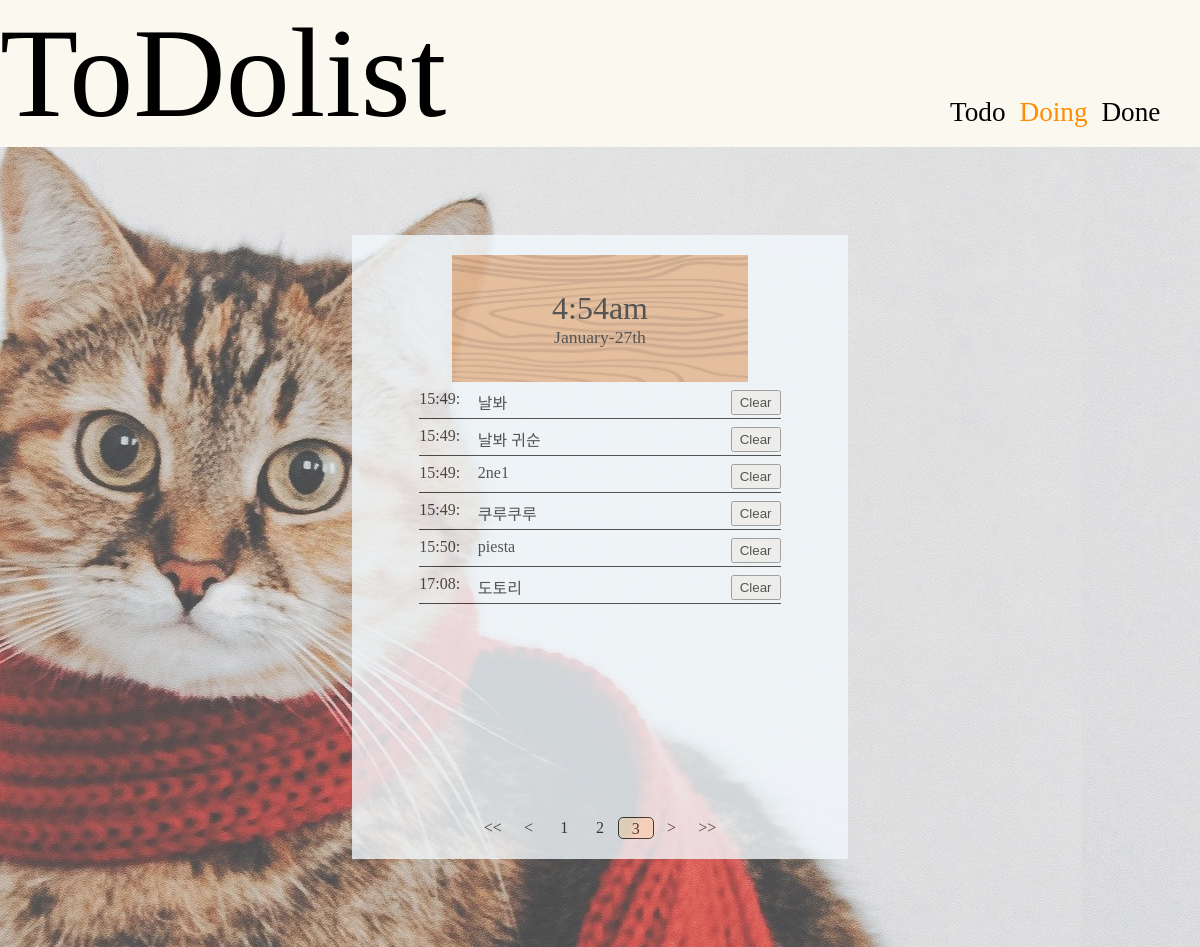
The app's page /doing?page=3 with its own data.
### tables this page shows
CREATE TABLE "list" (
	"id"	INTEGER NOT NULL,
	"title"	TEXT,
	"time"	TEXT,
	"date"	TEXT,
	"done"	INTEGER NOT NULL DEFAULT 0,
	PRIMARY KEY("id" AUTOINCREMENT)
);

### __init__.py (the view)
@app.route("/doing")
def doing():
  page =request.args.get('page',type=int, default=1)
  conn = sqlite3.connect("./static/db/todolistdb.db")
  perpage = 10
  page_indexing=3
  total=""
  with conn:
    cursor = conn.cursor()
    sql= "select count(id) from list where done =0"
    cursor.execute(sql)
    total =cursor.fetchone()
    data=(perpage,(page-1)*perpage)
    sql = "select * from list where done =0 limit ? offset ?"
    result = cursor.execute(sql,data)
  total = list(total)
  total = total[0]
  page_count =total //perpage
  if total % perpage >=1:
    page_count= page_count+1
  if page%page_indexing==0:
    first_index =page-page_indexing
    last_index=page
  else:
    first_index=page-(page%page_indexing)
    last_index= page+(page_indexing-(page%page_indexing))
  if page_count<=last_index:
    last_index =page_count
  if first_index-perpage <0:
    prev_index=1
  else:
    prev_index=first_index-perpage
  if last_index + perpage >page_count:
    next_index=page_count
  else:
    next_index=last_index+1
  paging_items ={"page" :page,
                "total_page" :total ,
                "page_count":page_count,
                "first_index":first_index,
                "last_index":last_index,
                "prev_index":prev_index,
                "next_index":next_index
                }
  return render_template("doing.html",result=result,paging_items=paging_items)

### templates/doing.html (shortened to what this page needs)
{% extends "index.html"%}
{% block todoform %}
<div id="doinglist" class="doinglist">
  {% for line in result%}
  <div id ="{{line[0]}}"class="line">
    <div class="line_date">{{line[2]}}</div>
    <div class="line_title">{{line[1]}}</div>
    <button class="clear" onclick="ajax({{line[0]}})">Clear</button>
  </div>
  {% endfor %}
  </div>
  <div class="paging" >
      <a href="/doing?page={{paging_items.prev_index}}"><<</a>
    {% if paging_items.page-1 ==0 %}
      <a href="/doing?page=1"><</a>
      {% else %}
      <a href="/doing?page=1"><</a>
    {% endif %}
    {% for line in range(paging_items.first_index+1,paging_items.last_index+1) %}
      <a id={{line}} href="/doing?page={{line}}">{{line}}</a>
    {% endfor %}
    {% if paging_items.page+1 > paging_items.page_count %}
      <a href="/doing?page={{paging_items.page}}">></a>
    {% else %}
      <a href="/doing?page={{paging_items.page+1}}">></a>
    {% endif %}
      <a href="/doing?page={{paging_items.next_index}}">>></a>
      </div>
  </div>
{% endblock todoform %}

### static/css/style.css (style rules this page uses)
body { margin:0; padding:0; background-color: #FBF8EF }
.doinglist { width:88%; min-height: 380px; }
.line { border-bottom: 1px solid black; display: flex; justify-content: space-evenly; margin:8px 20px; padding-bottom:3px; }
.line div { height: 20px; box-sizing: border-box; }
.line_title { width:200px; flex-grow:3; overflow:hidden; text-overflow: ellipsis; white-space: nowrap; }
.line_date { flex-grow:1; }
.clear { text-align: center; width:50px; height:25px; }
.line_date::after { content: ":"; }
.paging { align-self:flex-end; display: flex; justify-content: space-around; width:250px; margin:0; padding:0; }
.paging a { display: inline-block; padding:2px; box-sizing: border-box; width:40px; height:22px; text-align:center; text-decoration: none; }
.paging a { color:black; text-decoration: none; }

### records on screen
list: time "15:49", title "날봐"
list: time "15:49", title "날봐 귀순"
list: time "15:49", title "2ne1"
list: time "15:49", title "쿠루쿠루"
list: time "15:50", title "piesta"
list: time "17:08", title "도토리"

### other values on screen
{{ line }} "1" "2" "3"
